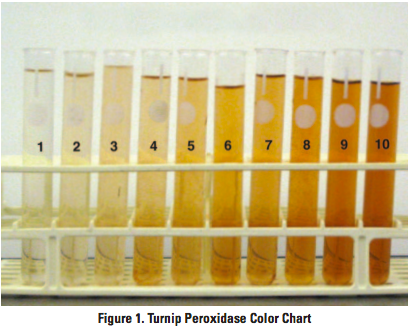
#> input picture bioPh/imgs/standard/pH.png, 409 x 334 px; its folder holds 2 pictures in this run
$ python picsToColors.py
#> lines starting #> are read from the running program, lines starting #| are printed output that depends on the picture

import numpy as np
from sklearn.cluster import KMeans
from PIL import Image, ImageFilter
import os
from ipdb import set_trace as tr
import matplotlib.pyplot as plt
import json

LOW = 2
HIGH = -2
BOTTOM = -2
TOP = 2

def twoBiggestInds(x):
	secondBig = -np.inf; big = -np.inf
	bigInd = 0; secondBigInd = 0
	for i in range(LOW, len(x)+HIGH):
		if x[i] > secondBig:
			if x[i] > big:
				secondBig = big; secondBigInd = bigInd
				big = x[i]; bigInd = i
			else:
				secondBig = x[i]; secondBigInd = i
	return sorted([bigInd, secondBigInd])


if __name__ == "__main__":
	fdir = "imgs/standard"
	# fdir = "imgs/samples"
	if fdir == 'imgs/samples':
		for fb in [fn for fn in os.listdir(fdir) if '.jpeg' in fn]:
			f = os.path.join(fdir, fb)
			img = Image.open(f)
			img = img.resize((32,32))
			image = img.filter(ImageFilter.FIND_EDGES)
			edgeData = np.array(image)
			edgeData = np.linalg.norm(edgeData, axis=2)
			edgeData = np.sum(edgeData, axis=0).tolist()
			inds = twoBiggestInds(edgeData)

			data = np.array(img)
			first = data[TOP:BOTTOM,LOW:inds[0]]
			second = data[TOP:BOTTOM,inds[0]:inds[1]]
			third = data[TOP:BOTTOM,inds[1]:HIGH]
			# plt.imshow(first); plt.show()
			# plt.imshow(second); plt.show()
			# plt.imshow(third); plt.show()
			try:
				first = np.average(np.average(first, axis=0), axis=0).tolist()
				second = np.average(np.average(second, axis=0), axis=0).tolist()
				third = np.average(np.average(third, axis=0), axis=0).tolist()
			except:
				tr()

			# data = data.reshape((data.shape[0]*data.shape[1], 3))
			# kmeans = KMeans(n_clusters=3).fit(data)
			# print("do somehting like kmeans.cluster_centers_")

			with open(f.replace('.jpeg', '.json'), 'w') as fjson:
				json.dump({'first': first, 'second': second, 'third': third}, fjson)
	elif fdir == 'imgs/standard':
		f = 'imgs/standard/pH.png'
		img = Image.open(f)
#> img is the input picture: PIL image 409x334 RGBA; mean R, G, B, A 203.9, 187.3, 141.3, 255
		img = img.resize((32,32))
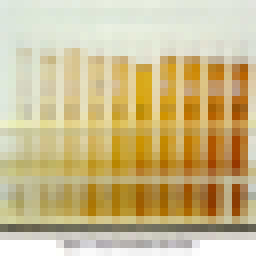
#> img: PIL image 32x32 RGBA (shown 8 times larger); mean R, G, B, A 203.6, 187.1, 141.4, 255
		data = np.array(img)

		# this one is nice, no edge detection, loop suffices
		inds = [[2+3*j, 2+3*j+1] for j in range(10)]
		# print(inds)

		colors = {}
		for i in range(len(inds)):
			cData = data[10:25, inds[i], 0:3]
			# plt.imshow(cData); plt.show()
			colors[i] = np.average(np.average(cData, axis=0), axis=0).tolist()
#> after the loop, colors = 10 items

		with open('imgs/standard/pH.json', 'w') as fjson:
			json.dump(colors, fjson)
